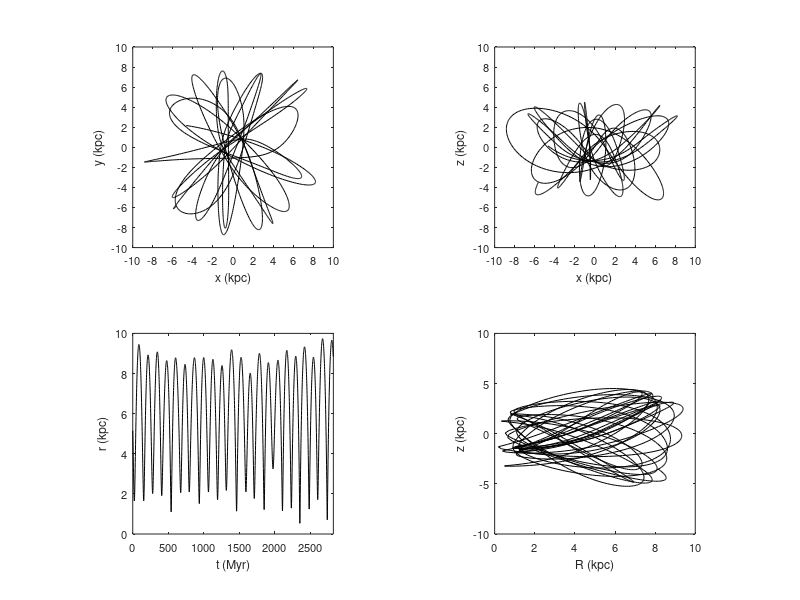

MATLAB code for this plot:
clear all
close all

data = load('ax_coeff.dat');

whitebg('w')

t = data(:,1);

x = data(:,12);
y = data(:,13);
z = data(:,14);

v_x = data(:,15);
v_y = data(:,16);
v_z = data(:,17);

R = sqrt(x.^2+y.^2);
r = sqrt(x.^2+y.^2+z.^2);



subplot(2,2,1), plot(x,y,'k')

xlabel('x (kpc)','fontsize',9)
ylabel('y (kpc)','fontsize',9)
axis([-10 10 -10 10])
set(gca,'xtick',(-10:2:10),'ytick',(-10:2:10),'fontsize',8)
axis square


subplot(2,2,2), plot(x,z,'k')

xlabel('x (kpc)','fontsize',9)
ylabel('z (kpc)','fontsize',9)
axis([-10 10 -10 10])
set(gca,'xtick',(-10:2:10),'ytick',(-10:2:10),'fontsize',8)
axis square


subplot(2,2,3), plot(t,r,'k')

xlabel('t (Myr)','fontsize',9)
ylabel('r (kpc)','fontsize',9)
axis([0 max(t) 0 10])
set(gca,'ytick',(0:2:10),'fontsize',8)
axis square


subplot(2,2,4), plot(R,z,'k')

xlabel('R (kpc)','fontsize',9)
ylabel('z (kpc)','fontsize',9)
axis square
axis([0 10 -10 10])
set(gca,'fontsize',8)



